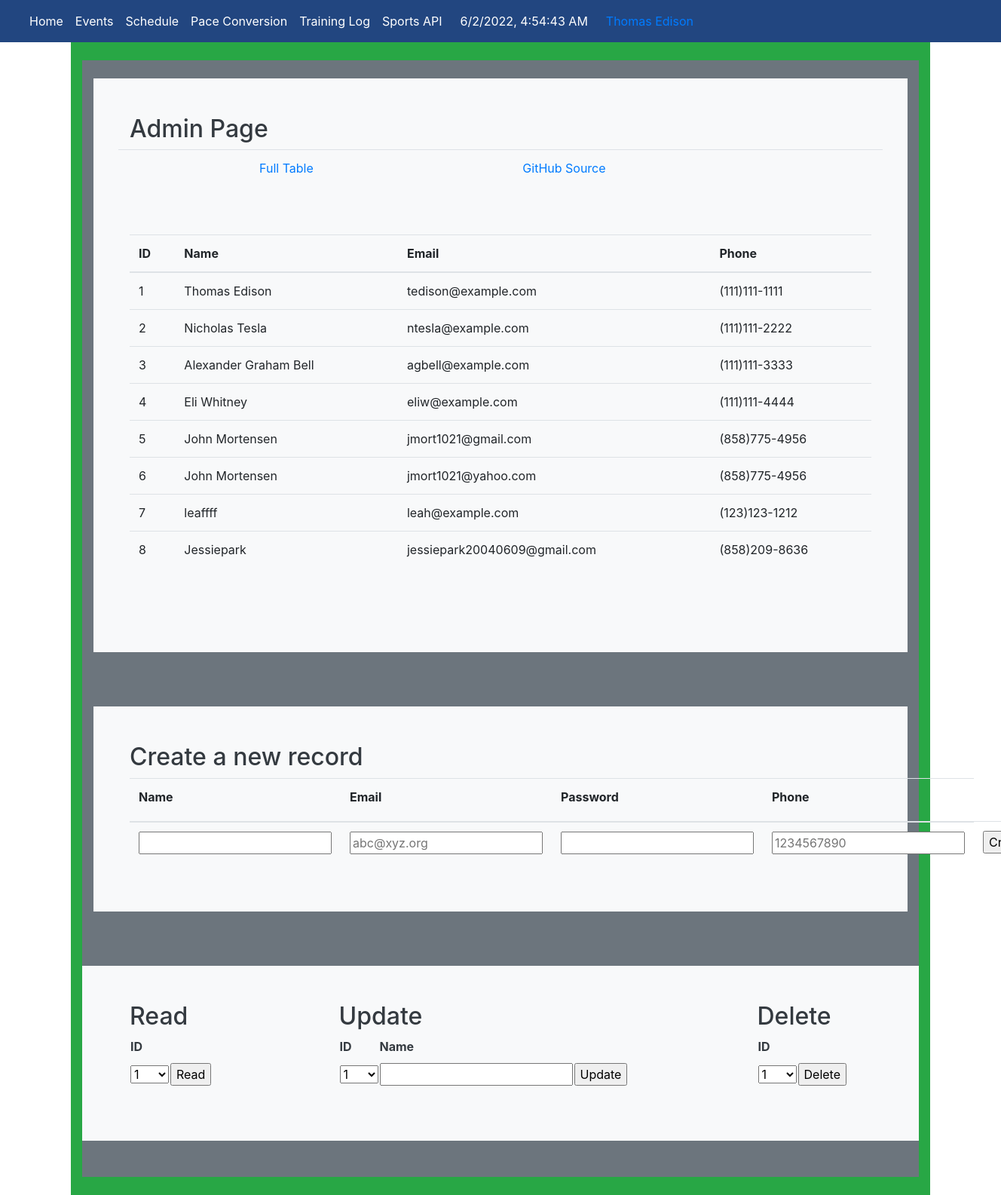
Before: /crud/ (signed in) with the older database file.
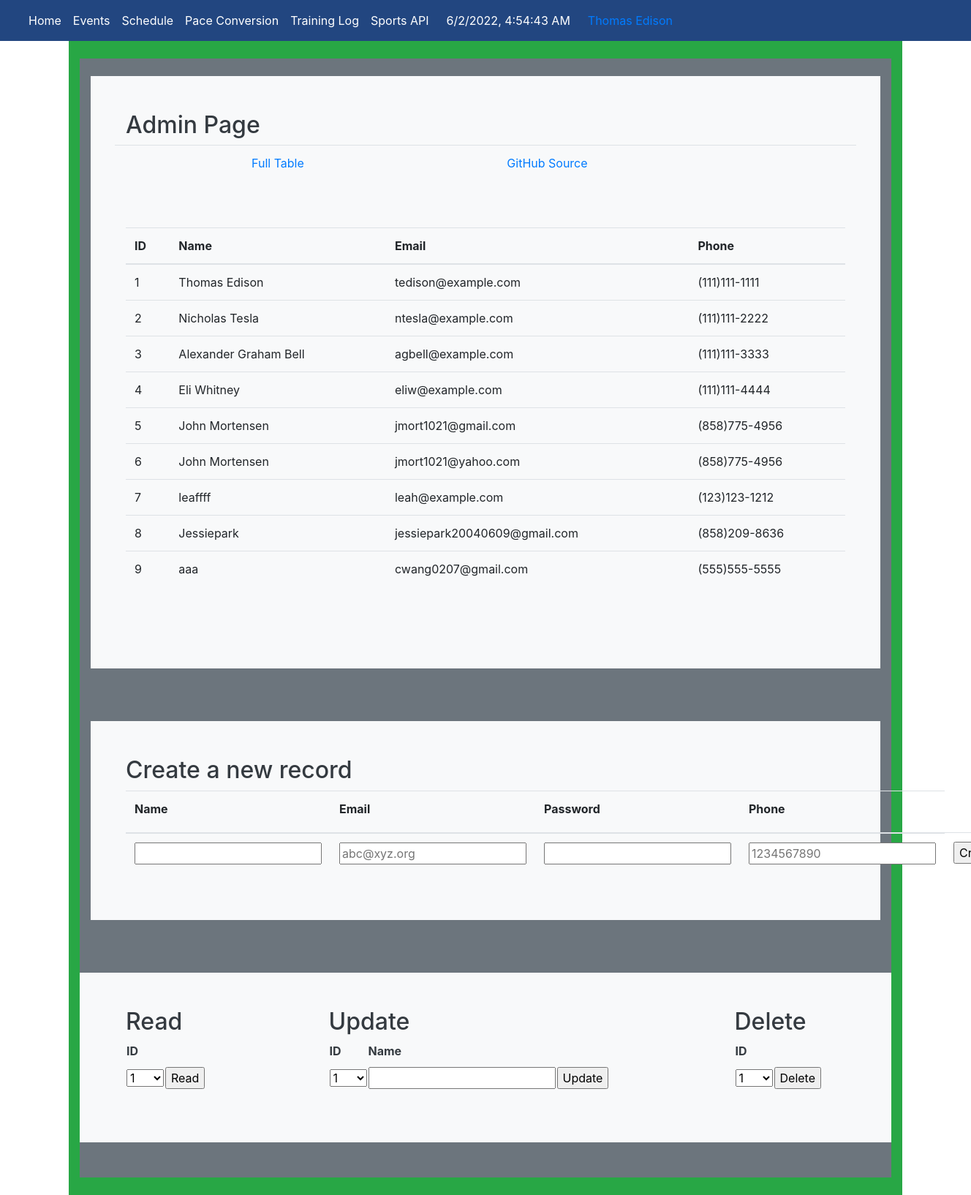
After: the same page with the newer database file.
### crudy/model.py (models this page shows, shortened)
class Users(UserMixin, db.Model):
    userID = db.Column(db.Integer, primary_key=True)
    name = db.Column(db.String(255), unique=False, nullable=False)
    email = db.Column(db.String(255), unique=True, nullable=False)
    password = db.Column(db.String(255), unique=False, nullable=False)
    phone = db.Column(db.String(255), unique=False, nullable=False)
    notes = db.relationship("Notes", cascade='all, delete', backref='users', lazy=True)
    def read(self):
        return {
            "userID": self.userID,
            "name": self.name,
            "email": self.email,
            "password": self.password,
            "phone": self.phone,
            "query": "by_alc"  # This is for fun, a little watermark
        }
    def delete(self):
        db.session.delete(self)
        db.session.commit()
        return None

### crudy/app_crud.py (the view)
@app_crud.route('/')
@login_required  # Flask-Login uses this decorator to restrict acess to logged in users
def crud():
    return render_template("crud.html", table=users_all())

### crudy/query.py (called while the page is built)
def users_all():
    return users_all_alc()

def users_all_alc():
    table = Users.query.all()
    json_ready = [peep.read() for peep in table]
    return json_ready

@login_manager.user_loader
def user_loader(user_id):
    if user_id is not None:
        return Users.query.get(user_id)
    return None

### crudy/templates/cruddy/crud.html (shortened to what the changed rows need)
{% extends "layouts/base.html" %}
{% block body %}
    <div class="container py-4 text-light bg-success">
        <div class="container bg-secondary py-4">
            <div class="p-5 mb-4 bg-light text-dark rounded-3">
                <h2>Admin Page</h2>
                <div class="row align-items-md-stretch">
                    <div class="container-fluid py-5">
                        <table class="table">
                            <thead>
                            <tr>
                                <th>ID</th>
                                <th>Name</th>
                                <th>Email</th>
                                <th>Phone</th>
                            </tr>
                            </thead>
                            <tbody>
                            {% for row in table %}
                                {% set pn = "" ~ row['phone'] %}
                                {% set pnf = "(" ~ pn[0:3] ~ ")" ~ pn[3:6] ~ "-" ~ pn[6:10] %}
                                <tr>
                                    <td>{{ row['userID'] }}</td>
                                    <td>{{ row['name'] }}</td>
                                    <td>{{ row['email'] }}</td>
                                    <td>{{ pnf }}</td>
                                </tr>
                            {% endfor %}
                            </tbody>
                        </table>
                    </div>
                </div>
            </div>
        </div>
        <div class="container bg-secondary py-4">
            <div class="p-5 mb-4 bg-light text-dark rounded-3">
                <h2>Create a new record</h2>
                <form method="POST" ID="create" action={{url_for('crud.create')}} >
                    <table class="table">
                        <thead>
                        <tr>
                            <th><label for="name">Name</label></th>
                            <th><label for="email">Email</label></th>
                            <th><label for="password">Password</label></th>
                            <th><label for="phone">Phone</label></th>
                        </tr>
                        </thead>
                    </table>
                </form>
            </div>
        </div>
        <div class="container bg-secondary py-4">
            <div class="row mb-4 bg-light text-dark rounded-3">
                <div class="col-md-3">
                    <div class="p-5 mb-4 bg-light text-dark rounded-3">
                        <h2>Read</h2>
                        <form method="POST" ID="read" action={{url_for('crud.read')}} >
                            <table id="read_table">
                                <tr><th><label for="read_userid">ID</label></th></tr>
                            </table>
                        </form>
                    </div>
                </div>
                <div class="col-md-6">
                    <div class="p-5 mb-4 bg-light text-dark rounded-3">
                        <h2>Update</h2>
                        <form method="POST" ID="update" action={{url_for('crud.update')}} >
                            <table id="update_table">
                                <tr>
                                    <th><label for="update_userid">ID</label></th>
                                    <th><label for="update_name">Name</label></th>
                                </tr>
                            </table>
                        </form>
                    </div>
                </div>
                <div class="col-md-3">
                    <div class="p-5 mb-4 bg-light text-dark rounded-3">
                        <h2>Delete</h2>
                        <form method="POST" ID="read" action={{url_for('crud.delete')}} >
                            <table id="read_table">
                                <tr><th><label for="delete_userid">ID</label></th></tr>
                            </table>
                        </form>
                    </div>
                </div>
            </div>
        </div>
    </div>
{% endblock %}

### templates/layouts/navbar.html (shortened to what this page needs)
<!DOCTYPE html>
<nav class="navbar navbar-expand-lg"; style="background-color:#224680";>
    <div class="container-fluid">
        <div class="btn-group">
            <div class="collapse navbar-collapse" id="navbarHome">
                <ul class="navbar-nav">
                    <li class="nav-item active">
                        <a class="nav-link"; style="color:white" href="/">Home </a>
                    </li>
                    <a class="nav-link"; style="color:white" href={{ url_for('events') }}>Events</a>
                    <a class="nav-link"; style="color:white" href={{ url_for('schedule') }}>Schedule </a>
                    <a class="nav-link"; style="color:white" href={{ url_for('pace_conversion') }}>Pace Conversion </a>
                    <a class="nav-link"; style="color:white" href={{ url_for('notes.notes') }}>Training Log</a>
                    <a class="nav-link"; style="color:white" href={{ url_for('sports_api') }}>Sports API</a>
                    <div class="collapse navbar-collapse" id="navbarNavDarkDropdown">
                        <ul class="navbar-nav">
                            <div style="color:black; alignment: right" class="btn-group">
                                <div class="px-3" style="color:white;">
                                    <span id="clock"></span>
                                </div>
                            </div>
                        </ul>
                    </div>
                    <div>
                        {% if current_user.is_authenticated %}
                            <a class="nav-link"; href={{url_for('crud.logout')}}> {{ current_user.name }} </a>
                        {% else %}
                            <a class="nav-link"; href={{url_for('crud.crud_login')}}>Login</a>
                        {% endif %}
                    </div>
                </ul>
            </div>
        </div>
    </div>
</nav>

Changed rows visible on the page:
added Users: userID "9", name "aaa", email "cwang0207@gmail.com", pnf "(555)555-5555"
